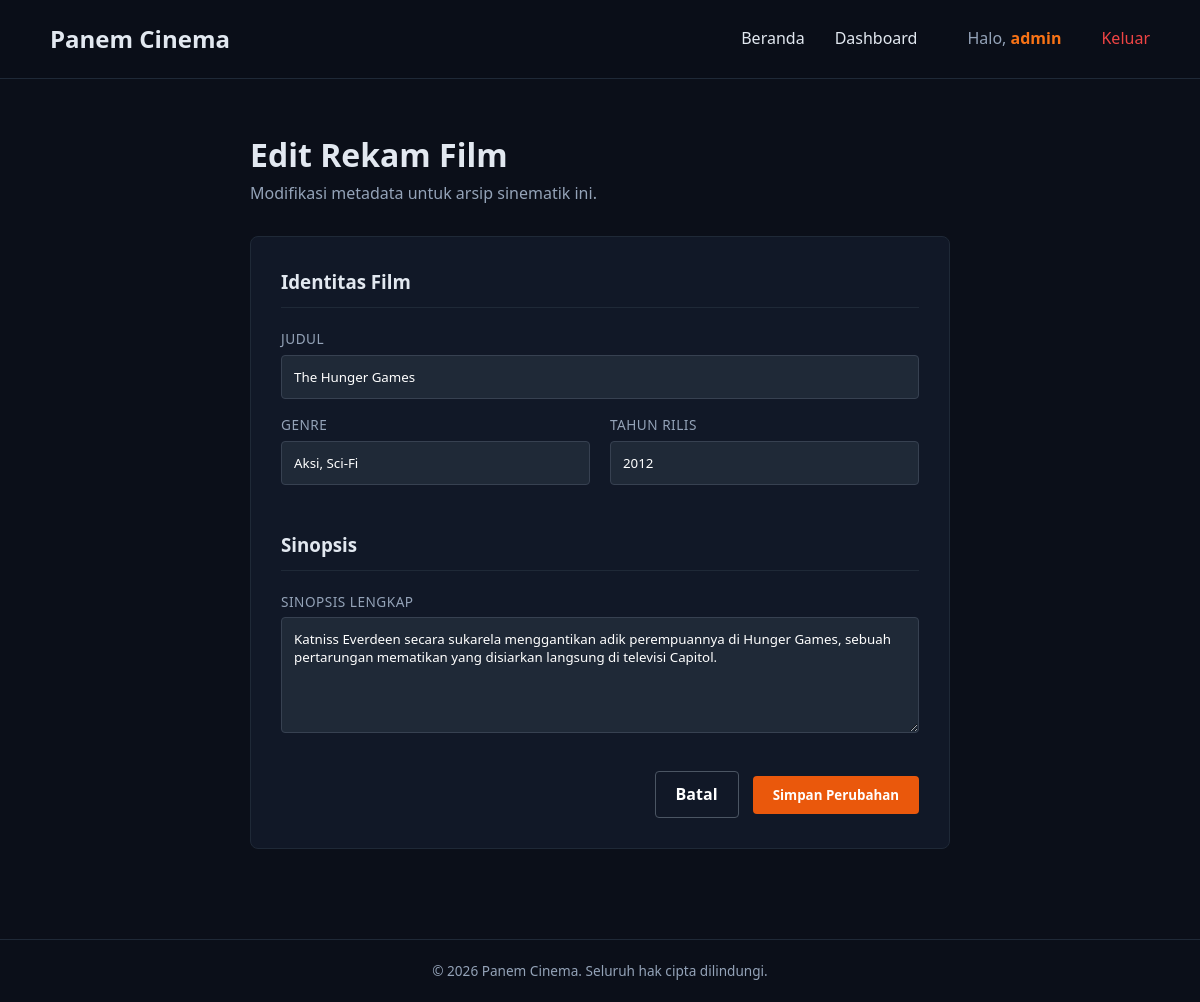
The page /admin/edit.php?id=1 (signed in) on the database its author committed.
### tables this page shows
CREATE TABLE `movies` (
  `id` int NOT NULL,
  `title` varchar(150) NOT NULL,
  `genre` varchar(100) NOT NULL,
  `release_year` int NOT NULL,
  `synopsis` text NOT NULL,
  `poster_image` varchar(255) DEFAULT 'poster-default.jpg',
  `hero_image` varchar(255) DEFAULT 'hero-default.jpg',
  `base_rating` decimal(3,1) NOT NULL DEFAULT '0.0'
);

### admin/edit.php (the view, shortened to what this page needs)
<?php
require_once '../config/database.php';
$movie_id = (int)$_GET['id'];
$query = "SELECT * FROM movies WHERE id = $movie_id";
$result = mysqli_query($conn, $query);
$movie = mysqli_fetch_assoc($result);
?>
<!DOCTYPE html>
<html lang="id">
<head>
    <link rel="stylesheet" href="../assets/css/style.css">
</head>
<body>
    <?php require_once '../includes/header.php'; ?>
    <div style="padding: 50px; max-width: 800px; margin: 0 auto;">
        <h1>Edit Rekam Film</h1>
        <p class="text-muted" style="margin-bottom: 30px;">Modifikasi metadata untuk arsip sinematik ini.</p>
        <div class="bg-dark-card border-dark" style="padding: 30px; border-radius: 8px;">
            <form action="../actions/movie_process.php" method="POST">
                <h3 style="border-bottom: 1px solid #1f2937; padding-bottom: 10px; margin-bottom: 20px;">Identitas Film</h3>
                <div class="form-group">
                    <label>Judul</label>
                    <input type="text" name="title" class="form-control" value="<?= htmlspecialchars($movie['title']); ?>" required>
                </div>
                <div style="display: grid; grid-template-columns: 1fr 1fr; gap: 20px;">
                    <div class="form-group">
                        <label>Genre</label>
                        <input type="text" name="genre" class="form-control" value="<?= htmlspecialchars($movie['genre']); ?>" required>
                    </div>
                    <div class="form-group">
                        <label>Tahun Rilis</label>
                        <input type="number" name="release_year" class="form-control" value="<?= $movie['release_year']; ?>" required>
                    </div>
                </div>
                <h3 style="border-bottom: 1px solid #1f2937; padding-bottom: 10px; margin-bottom: 20px; margin-top: 30px;">Sinopsis</h3>
                <div class="form-group">
                    <label>Sinopsis Lengkap</label>
                    <textarea name="synopsis" class="form-control" rows="5" required><?= htmlspecialchars($movie['synopsis']); ?></textarea>
                </div>
                <div style="margin-top: 30px; text-align: right;">
                    <a href="dashboard.php" class="btn btn-outline" style="margin-right: 10px;">Batal</a>
                    <button type="submit" name="edit_film" class="btn btn-primary">Simpan Perubahan</button>
                </div>
            </form>
        </div>
    </div>
    <?php require_once '../includes/footer.php'; ?>
</body>
</html>

### assets/css/style.css (style rules this page uses)
* { margin: 0; padding: 0; box-sizing: border-box; font-family: 'Segoe UI', Tahoma, Geneva, Verdana, sans-serif; }
body { background-color: #0b0f19; color: #e2e8f0; line-height: 1.6; }
a { text-decoration: none; color: inherit; }
.text-muted { color: #94a3b8; }
.bg-dark-card { background-color: #111827; }
.border-dark { border: 1px solid #1f2937; }
.btn { padding: 10px 20px; border-radius: 4px; border: none; cursor: pointer; font-weight: 600; display: inline-block; text-align: center; transition: 0.3s ease; }
.btn-primary { background-color: #ea580c; color: #fff; }
.btn-outline { background-color: transparent; border: 1px solid #4b5563; color: #fff; }
.form-group { margin-bottom: 15px; }
.form-group label { display: block; margin-bottom: 5px; font-size: 0.85rem; color: #94a3b8; text-transform: uppercase; letter-spacing: 0.5px; }
.form-control { width: 100%; padding: 12px; background-color: #1f2937; border: 1px solid #374151; color: #fff; border-radius: 4px; }

### rows shown on the page
movies: title "The Hunger Games", genre "Aksi, Sci-Fi", release_year "2012", synopsis "Katniss Everdeen secara sukarela menggantikan adik perempuannya di Hunger Games, sebuah pertarungan mematikan yang disiarkan langsung di televisi Capitol."

### other values the page prints
$_SESSION['username'] "admin"
